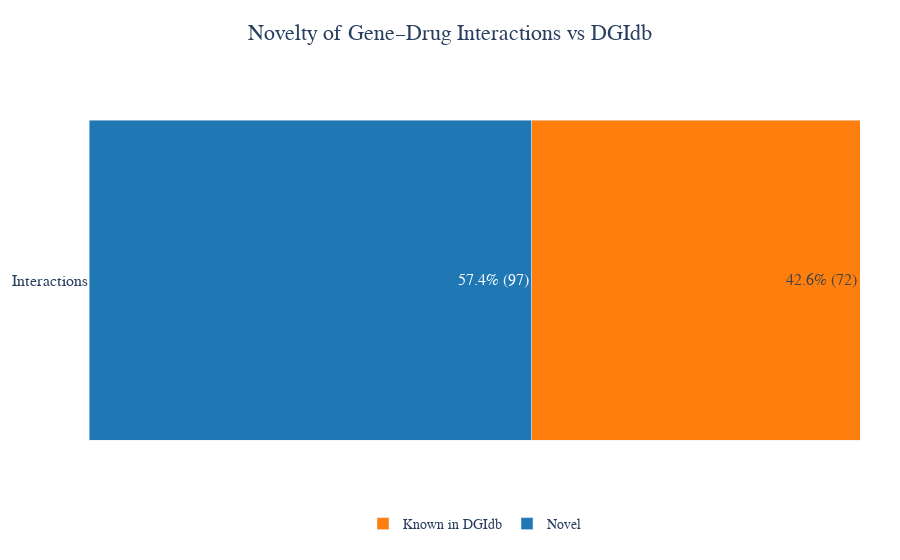

Notebook code cell kept with this figure:
### Code cell
import pandas as pd
import plotly.graph_objects as go
from datetime import date

# ---- Inputs: counts from your earlier classification ----
n_total = len(pairs)
n_known = int(pairs["known_in_dgidb"].sum())
n_novel = int((~pairs["known_in_dgidb"]).sum())

pct_known = (100.0 * n_known / n_total) if n_total else 0.0
pct_novel = (100.0 * n_novel / n_total) if n_total else 0.0

# ---- Data frame (for clarity; not strictly required) ----
df_plot = pd.DataFrame({
    "Category": ["Novel Interactions", "Known Interactions (DGIdb)"],
    "Count": [n_novel, n_known],
    "Percent": [pct_novel, pct_known],
})

# ---- Colors (high-contrast, colorblind-friendly) ----
COLOR_NOVEL = "#1f77b4"   # blue
COLOR_KNOWN = "#ff7f0e"   # orange

# ---- Build a 100% stacked horizontal bar ----
fig = go.Figure()

fig.add_trace(go.Bar(
    x=[pct_novel], y=["Interactions"],
    orientation="h",
    name="Novel",
    marker_color=COLOR_NOVEL,
    text=[f"{pct_novel:.1f}% ({n_novel:,})"],
    textposition="inside",
    textfont=dict(size=16),
    hovertemplate="Novel: %{x:.1f}%<br>Count: " + f"{n_novel:,}" + "<extra></extra>"
))

fig.add_trace(go.Bar(
    x=[pct_known], y=["Interactions"],
    orientation="h",
    name="Known in DGIdb",
    marker_color=COLOR_KNOWN,
    text=[f"{pct_known:.1f}% ({n_known:,})"],
    textposition="inside",
    textfont=dict(size=16),
    hovertemplate="Known: %{x:.1f}%<br>Count: " + f"{n_known:,}" + "<extra></extra>"
))

fig.update_layout(
    barmode="stack",
    xaxis=dict(range=[0, 100], title=None, showgrid=False, showticklabels=False),
    yaxis=dict(title=None, showgrid=False),
    plot_bgcolor="white",
    paper_bgcolor="white",
    legend=dict(
        orientation="h",
        yanchor="bottom", y=-0.15,
        xanchor="center", x=0.5,
        font=dict(size=14)
    ),
    margin=dict(t=80, b=80, l=40, r=40),
    title=dict(
        text=f"Novelty of Gene–Drug Interactions vs DGIdb",
        x=0.5, xanchor="center",
        font=dict(size=22, family="Arial, sans-serif")
    ),
    font=dict(family="Arial, sans-serif", size=16)
)

# Subtitle-like annotation with totals and date
fig.add_annotation(
    x=0.5, y=-0.35, xref="paper", yref="paper", showarrow=False,
    text=f"Total unique pairs: {n_total:,} • Generated {date.today().isoformat()}",
    font=dict(size=14, color="gray")
)

fig.show()

# ---- High-quality export (PNG/SVG/PDF) via PlotlyScope ----
from kaleido.scopes.plotly import PlotlyScope
scope = PlotlyScope()

png = scope.transform(fig.to_dict(), format="png", width=1600, height=900, scale=3)
with open("interaction_control_novelty_100pct_bar.png", "wb") as f:
    f.write(png)

svg = scope.transform(fig.to_dict(), format="svg", width=1600, height=900, scale=3)
with open("interaction_control_novelty_100pct_bar.svg", "wb") as f:
    f.write(svg)

pdf = scope.transform(fig.to_dict(), format="pdf", width=1600, height=900, scale=3)
with open("interaction_control_novelty_100pct_bar.pdf", "wb") as f:
    f.write(pdf)

### Figure 1 — Plotly figure (JSON) as saved in the notebook; plotly's stock layout.template omitted (floating-point values rounded to 4 significant figures)
{"data": [{"hovertemplate": "Novel: %{x:.1f}%<br>Count: 97<extra></extra>", "marker": {"color": "#1f77b4"}, "name": "Novel", "orientation": "h", "text": ["57.4% (97)"], "textfont": {"size": 16}, "textposition": "inside", "type": "bar", "x": [57.4], "y": ["Interactions"]}, {"hovertemplate": "Known: %{x:.1f}%<br>Count: 72<extra></extra>", "marker": {"color": "#ff7f0e"}, "name": "Known in DGIdb", "orientation": "h", "text": ["42.6% (72)"], "textfont": {"size": 16}, "textposition": "inside", "type": "bar", "x": [42.6], "y": ["Interactions"]}], "layout": {"annotations": [{"font": {"color": "gray", "size": 14}, "showarrow": false, "text": "Total unique pairs: 169 • Generated 2025-08-25", "x": 0.5, "xref": "paper", "y": -0.35, "yref": "paper"}], "barmode": "stack", "font": {"family": "Arial, sans-serif", "size": 16}, "legend": {"font": {"size": 14}, "orientation": "h", "x": 0.5, "xanchor": "center", "y": -0.15, "yanchor": "bottom"}, "margin": {"b": 80, "l": 40, "r": 40, "t": 80}, "paper_bgcolor": "white", "plot_bgcolor": "white", "title": {"font": {"family": "Arial, sans-serif", "size": 22}, "text": "Novelty of Gene–Drug Interactions vs DGIdb", "x": 0.5, "xanchor": "center"}, "xaxis": {"range": [0, 100], "showgrid": false, "showticklabels": false, "title": {}}, "yaxis": {"showgrid": false, "title": {}}}}
